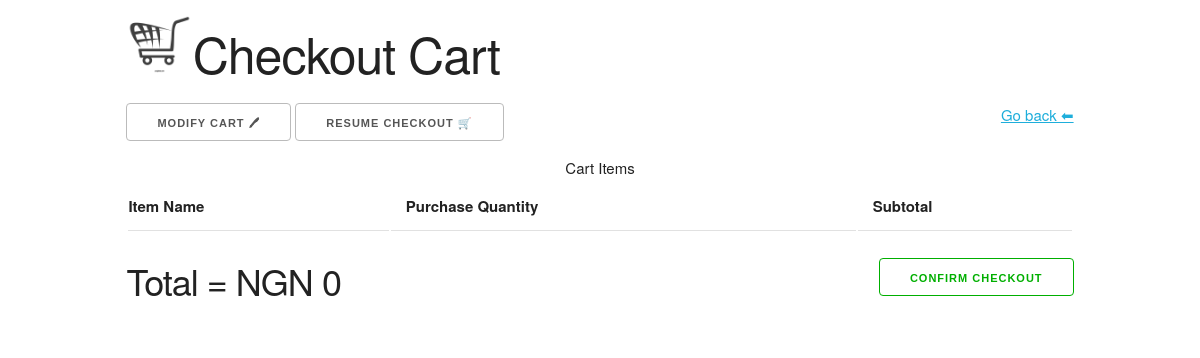
/cart, run on an earlier commit of the app's database.
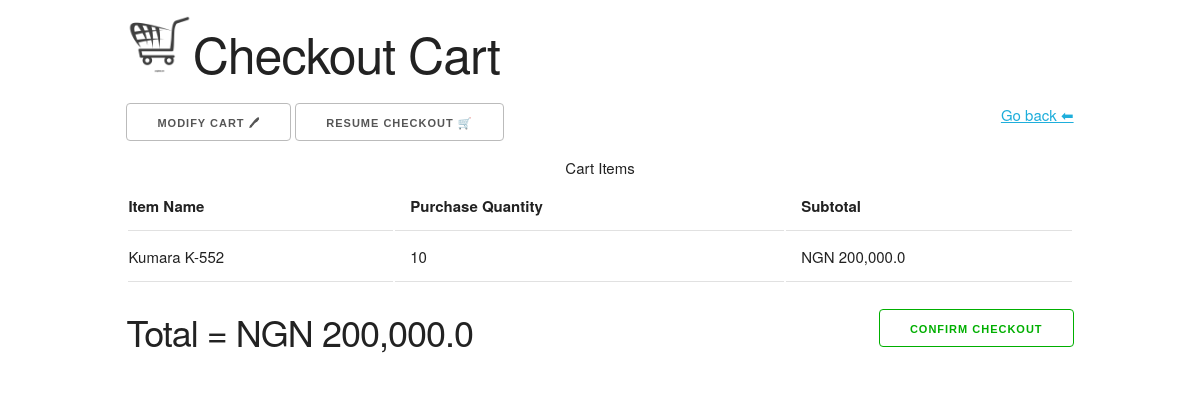
And on a later commit of the database.
### store/models.py (models this page shows, shortened)
class CartRow(db.Model):
    __tablename__ = 'cart'
    """The cart row model is a table with a few columns. Stores the ID and name of the product, the purchase quantity and the sub total price. These will then be used in the `Checkout` button to fetch the items and apply the changes in stock and whatever else."""
    id = db.Column(db.Integer, primary_key = True)
    name = db.Column(db.String(32))
    purchase_quantity = db.Column(db.Integer)
    sub_total = db.Column(db.Float)

### store/main/views.py (the view, shortened to what this page needs)
@main.route('/cart', methods=['GET', 'POST'])
def cart():
    cart_rows = CartRow.query.all()
    cart_total = sum([row.sub_total for row in cart_rows])
    return render_template('main/cart.html', cart_rows = cart_rows, cart_total = cart_total)

### store/templates/main/cart.html (shortened to what this page needs)
{% extends "base.html" %}
{% block body %}
<div class="container">
    <h1><img src="{{ url_for('static', filename='cart.png') }}" alt="cart-icon" class="img-icon">Checkout Cart</h1>
    <input type="button" value="Modify Cart 🖊" class="mod-switch">
    <input type="button" value="Resume Checkout 🛒" class="res-switch">
    <a style="float: right;" href="{{ url_for('.index') }}">Go back ⬅</a>
    <div class="main-cart">
        <form method="POST">
            <table class="u-full-width">
                <caption>Cart Items</caption>
                <thead>
                    <tr>
                        <th>Item Name</th>
                        <th>Purchase Quantity</th>
                        <th>Subtotal</th>
                    </tr>
                </thead>
                <tbody>
                    {% for row in cart_rows %}
                        <tr>
                            <td>{{ row.name }}</td>
                            <td>{{ row.purchase_quantity }}</td>
                            <td>NGN {{ '{:,}'.format(row.sub_total) }}</td>
                        </tr>
                    {% endfor %}
                </tbody>
            </table>
            <input type="submit" value="confirm checkout" style="float: right; color: rgb(0, 175, 0); border-color: rgb(0, 175, 0);">
            <h3>Total = NGN {{ '{:,}'.format(cart_total) }}</h3>
        </form>
    </div>
</div>
{% endblock %}

### store/templates/base.html (shortened to what this page needs)
<!DOCTYPE html>
<html lang="en">
<head>
    <link rel="stylesheet" href="{{ url_for('static', filename='style.css') }}">
</head>
<body>
    {% block body %}{% endblock %}
</body>
</html>

### store/static/style.css (style rules this page uses)
.img-icon { width: 7%; }
.container { position: relative; width: 100%; max-width: 960px; margin: 0 auto; padding: 0 20px; box-sizing: border-box; }
@media (min-width: 400px) { .container { width: 85%; padding: 0; } }
@media (min-width: 550px) { .container { width: 80%; } }
html { font-size: 62.5%; }
body { font-size: 1.5em; line-height: 1.6; font-weight: 400; font-family: "Raleway", "HelveticaNeue", "Helvetica Neue", Helvetica, Arial, sans-serif; color: #222; }
h1, h2, h3, h4, h5, h6 { margin-top: 0; margin-bottom: 2rem; font-weight: 300; }
h1 { font-size: 4.0rem; line-height: 1.2; letter-spacing: -.1rem; }
h3 { font-size: 3.0rem; line-height: 1.3; letter-spacing: -.1rem; }
@media (min-width: 550px) { h1 { font-size: 5.0rem; } }
@media (min-width: 550px) { h3 { font-size: 3.6rem; } }
a { color: #1EAEDB; }
.button, button, input[type="submit"], input[type="reset"], input[type="button"] { display: inline-block; height: 38px; padding: 0 30px; color: #555; text-align: center; font-size: 11px; font-weight: 600; line-height: 38px; letter-spacing: .1rem; text-transform: uppercase; text-decoration: none; white-space: nowrap; background-color: transparent; border-radius: 4px; border: 1px solid #bbb; cursor: pointer; box-sizing: border-box; }
th, td { padding: 12px 15px; text-align: left; border-bottom: 1px solid #E1E1E1; }
th:first-child, td:first-child { padding-left: 0; }
th:last-child, td:last-child { padding-right: 0; }
input, textarea, select, fieldset { margin-bottom: 1.5rem; }
pre, blockquote, dl, figure, table, p, ul, ol, form { margin-bottom: 2.5rem; }
.u-full-width { width: 100%; box-sizing: border-box; }
.container:after, .row:after, .u-cf { content: ""; display: table; clear: both; }

What changed in the data, as far as the page shows it:
added CartRow: name "Kumara K-552", purchase_quantity "10", sub_total "200,000.0"
Also different on the page:
{{ '{:,}'.format(cart_total) }}: "0" → "200,000.0"
